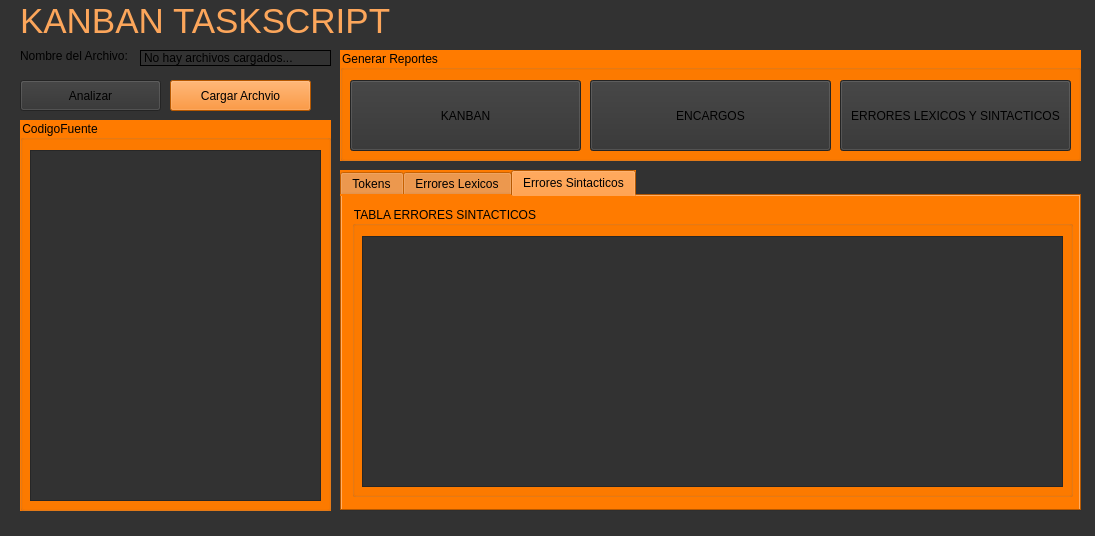
<?xml version="1.0" encoding="UTF-8"?>
<ui version="4.0">
 <class>MainWindow</class>
 <widget class="QMainWindow" name="MainWindow">
  <property name="geometry">
   <rect>
    <x>0</x>
    <y>0</y>
    <width>1095</width>
    <height>536</height>
   </rect>
  </property>
  <property name="windowTitle">
   <string>MainWindow</string>
  </property>
  <property name="windowIcon">
   <iconset>
    <normaloff>img/icon.png</normaloff>img/icon.png</iconset>
  </property>
  <property name="styleSheet">
   <string notr="true">background-color: rgb(50, 50, 50);</string>
  </property>
  <widget class="QWidget" name="centralwidget">
   <widget class="QPushButton" name="btn_load">
    <property name="geometry">
     <rect>
      <x>170</x>
      <y>80</y>
      <width>141</width>
      <height>31</height>
     </rect>
    </property>
    <property name="styleSheet">
     <string notr="true">background: #ff7b00;</string>
    </property>
    <property name="text">
     <string>Cargar Archvio</string>
    </property>
   </widget>
   <widget class="QPushButton" name="btn_analizar">
    <property name="geometry">
     <rect>
      <x>20</x>
      <y>80</y>
      <width>141</width>
      <height>31</height>
     </rect>
    </property>
    <property name="styleSheet">
     <string notr="true">background-color: #ff7b00;
QpushButton::disabled{
	color: #2ed5731a;
}</string>
    </property>
    <property name="text">
     <string>Analizar</string>
    </property>
   </widget>
   <widget class="QGroupBox" name="gb_editText">
    <property name="geometry">
     <rect>
      <x>20</x>
      <y>120</y>
      <width>311</width>
      <height>391</height>
     </rect>
    </property>
    <property name="styleSheet">
     <string notr="true">background: #ff7b00;</string>
    </property>
    <property name="title">
     <string>CodigoFuente</string>
    </property>
    <widget class="QTextEdit" name="txt_codigoFuente">
     <property name="enabled">
      <bool>false</bool>
     </property>
     <property name="geometry">
      <rect>
       <x>10</x>
       <y>30</y>
       <width>291</width>
       <height>351</height>
      </rect>
     </property>
     <property name="styleSheet">
      <string notr="true">background-color: rgb(50, 50, 50); color:#FFFFFF</string>
     </property>
    </widget>
   </widget>
   <widget class="QLabel" name="label">
    <property name="geometry">
     <rect>
      <x>20</x>
      <y>40</y>
      <width>121</width>
      <height>31</height>
     </rect>
    </property>
    <property name="text">
     <string>Nombre del Archivo:</string>
    </property>
   </widget>
   <widget class="QLabel" name="label_fileName">
    <property name="geometry">
     <rect>
      <x>140</x>
      <y>50</y>
      <width>191</width>
      <height>16</height>
     </rect>
    </property>
    <property name="frameShape">
     <enum>QFrame::Shape::Box</enum>
    </property>
    <property name="text">
     <string>No hay archivos cargados...</string>
    </property>
   </widget>
   <widget class="QTabWidget" name="tabW_tok">
    <property name="geometry">
     <rect>
      <x>340</x>
      <y>170</y>
      <width>741</width>
      <height>341</height>
     </rect>
    </property>
    <property name="styleSheet">
     <string notr="true">background: #ff7b00;</string>
    </property>
    <property name="currentIndex">
     <number>2</number>
    </property>
    <widget class="QWidget" name="tab">
     <property name="styleSheet">
      <string notr="true"/>
     </property>
     <attribute name="title">
      <string>Tokens</string>
     </attribute>
     <widget class="QGroupBox" name="groupBox">
      <property name="geometry">
       <rect>
        <x>10</x>
        <y>10</y>
        <width>721</width>
        <height>291</height>
       </rect>
      </property>
      <property name="styleSheet">
       <string notr="true"/>
      </property>
      <property name="title">
       <string>TABLA DE TOKENS</string>
      </property>
      <widget class="QTableWidget" name="tbl_tokens">
       <property name="geometry">
        <rect>
         <x>10</x>
         <y>30</y>
         <width>701</width>
         <height>251</height>
        </rect>
       </property>
       <property name="styleSheet">
        <string notr="true">background-color: rgb(50, 50, 50);</string>
       </property>
       <property name="editTriggers">
        <set>QAbstractItemView::EditTrigger::NoEditTriggers</set>
       </property>
       <property name="alternatingRowColors">
        <bool>true</bool>
       </property>
       <property name="selectionBehavior">
        <enum>QAbstractItemView::SelectionBehavior::SelectRows</enum>
       </property>
      </widget>
     </widget>
    </widget>
    <widget class="QWidget" name="tab_2">
     <attribute name="title">
      <string>Errores Lexicos</string>
     </attribute>
     <widget class="QGroupBox" name="groupBox_2">
      <property name="geometry">
       <rect>
        <x>10</x>
        <y>10</y>
        <width>721</width>
        <height>291</height>
       </rect>
      </property>
      <property name="title">
       <string>TABLA ERRORES LEXICOS</string>
      </property>
      <widget class="QTableWidget" name="tbl_errors">
       <property name="geometry">
        <rect>
         <x>10</x>
         <y>30</y>
         <width>701</width>
         <height>251</height>
        </rect>
       </property>
       <property name="styleSheet">
        <string notr="true">background-color: rgb(50, 50, 50);</string>
       </property>
       <property name="editTriggers">
        <set>QAbstractItemView::EditTrigger::NoEditTriggers</set>
       </property>
       <property name="alternatingRowColors">
        <bool>true</bool>
       </property>
       <property name="selectionBehavior">
        <enum>QAbstractItemView::SelectionBehavior::SelectRows</enum>
       </property>
      </widget>
     </widget>
    </widget>
    <widget class="QWidget" name="tab_3">
     <attribute name="title">
      <string>Errores Sintacticos</string>
     </attribute>
     <widget class="QGroupBox" name="groupBox_3">
      <property name="geometry">
       <rect>
        <x>10</x>
        <y>10</y>
        <width>721</width>
        <height>291</height>
       </rect>
      </property>
      <property name="title">
       <string>TABLA ERRORES SINTACTICOS</string>
      </property>
      <widget class="QTableWidget" name="tbl_sError">
       <property name="geometry">
        <rect>
         <x>10</x>
         <y>30</y>
         <width>701</width>
         <height>251</height>
        </rect>
       </property>
       <property name="styleSheet">
        <string notr="true">background-color: rgb(50, 50, 50);</string>
       </property>
      </widget>
     </widget>
    </widget>
   </widget>
   <widget class="QGroupBox" name="groupBox_4">
    <property name="geometry">
     <rect>
      <x>340</x>
      <y>50</y>
      <width>741</width>
      <height>111</height>
     </rect>
    </property>
    <property name="styleSheet">
     <string notr="true">background: #ff7b00;</string>
    </property>
    <property name="title">
     <string>Generar Reportes</string>
    </property>
    <widget class="QPushButton" name="btnReporte1">
     <property name="geometry">
      <rect>
       <x>10</x>
       <y>30</y>
       <width>231</width>
       <height>71</height>
      </rect>
     </property>
     <property name="styleSheet">
      <string notr="true">background-color: rgb(50, 50, 50);</string>
     </property>
     <property name="text">
      <string>KANBAN</string>
     </property>
     <property name="icon">
      <iconset theme="QIcon::ThemeIcon::DriveOptical"/>
     </property>
    </widget>
    <widget class="QPushButton" name="btnReporte2">
     <property name="geometry">
      <rect>
       <x>250</x>
       <y>30</y>
       <width>241</width>
       <height>71</height>
      </rect>
     </property>
     <property name="styleSheet">
      <string notr="true">background-color: rgb(50, 50, 50);</string>
     </property>
     <property name="text">
      <string>ENCARGOS</string>
     </property>
    </widget>
    <widget class="QPushButton" name="btnReporte5">
     <property name="geometry">
      <rect>
       <x>500</x>
       <y>30</y>
       <width>231</width>
       <height>71</height>
      </rect>
     </property>
     <property name="styleSheet">
      <string notr="true">background-color: rgb(50, 50, 50);</string>
     </property>
     <property name="text">
      <string>ERRORES LEXICOS Y SINTACTICOS</string>
     </property>
    </widget>
   </widget>
   <widget class="QLabel" name="label_2">
    <property name="geometry">
     <rect>
      <x>20</x>
      <y>0</y>
      <width>381</width>
      <height>41</height>
     </rect>
    </property>
    <property name="styleSheet">
     <string notr="true">color:rgb(252, 166, 91);
font-family: 'Arial';
font-size: 35px

</string>
    </property>
    <property name="text">
     <string>KANBAN TASKSCRIPT</string>
    </property>
   </widget>
  </widget>
  <widget class="QStatusBar" name="statusbar"/>
 </widget>
 <resources/>
 <connections/>
</ui>
